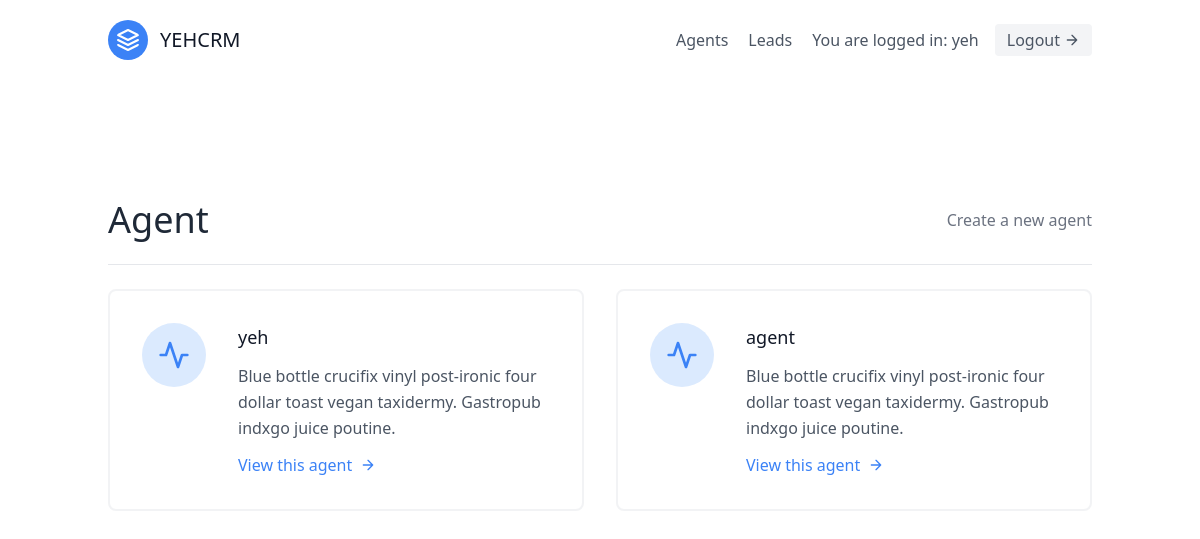
/agents/ (signed in), run on an earlier commit of the app's database.
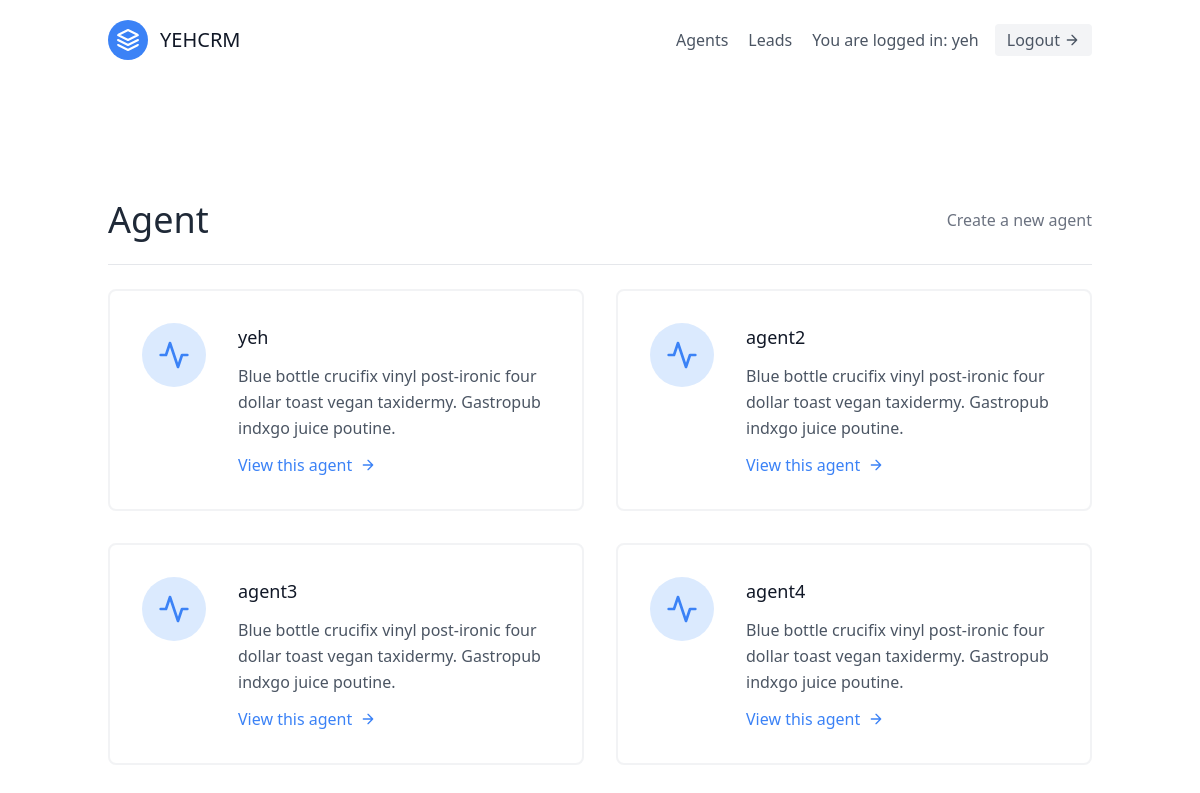
And on a later commit of the database.
### leads/models.py (models this page shows, shortened)
class User(AbstractUser):
    is_organizor = models.BooleanField(default=True)
    is_agent = models.BooleanField(default=False)

class Agent(models.Model):
    user = models.OneToOneField("User",on_delete=models.CASCADE)
    organization = models.ForeignKey(UserProfile,on_delete=models.CASCADE)

### agents/views.py (the view)
# urls.py: path('',AgentListView.as_view(),name='agent-list'),
class AgentListView(OrganizorAndLoginRequiredMixin,generic.ListView):
    template_name = "agents/agent_list.html"
    context_object_name = "agents"
    def get_queryset(self):
        return Agent.objects.all()

### agents/mixins.py (called while the page is built)
    def dispatch(self, request, *args, **kwargs):
        if not request.user.is_authenticated or not request.user.is_organizor:
            return redirect("leads:lead-list")
        return super().dispatch(request, *args, **kwargs)

### agents/templates/agents/agent_list.html (shortened to what this page needs)
{% extends "base.html" %}
{% block content %}
<section class="text-gray-600 body-font">
  <div class="container px-5 py-24 mx-auto flex flex-wrap">
    <div class="w-full mb-6 py-6 flex justify-between items-center border-b border-gray-200">
        <div>
            <h1 class="text-4xl text-gray-800">Agent</h1>
        </div>
        <div>
            <a class="text-gray-500 hover:text-blue-500" href="{% url 'agents:agent-create' %}">Create a new agent</a>
        </div>
    </div>
    <div class="flex flex-wrap -m-4">
        {% for agent in agents %}
        <div class="p-4 lg:w-1/2 md:w-full">
            <div class="flex border-2 rounded-lg border-gray-200 border-opacity-50 p-8 sm:flex-row flex-col">
            <div class="w-16 h-16 sm:mr-8 sm:mb-0 mb-4 inline-flex items-center justify-center rounded-full bg-blue-100 text-blue-500 flex-shrink-0">
                <svg fill="none" stroke="currentColor" stroke-linecap="round" stroke-linejoin="round" stroke-width="2" class="w-8 h-8" viewBox="0 0 24 24">
                <path d="M22 12h-4l-3 9L9 3l-3 9H2"></path>
                </svg>
            </div>
            <div class="flex-grow">
                <h2 class="text-gray-900 text-lg title-font font-medium mb-3">
                    {{ agent.user.username}}
                </h2>
                <p class="leading-relaxed text-base">
                    Blue bottle crucifix vinyl post-ironic four dollar toast vegan taxidermy. Gastropub indxgo juice poutine.
                </p>
                <a class="mt-3 text-blue-500 inline-flex items-center" href="{% url 'agents:agent-detail' agent.pk %}">
                    View this agent
                    <svg fill="none" stroke="currentColor" stroke-linecap="round" stroke-linejoin="round" stroke-width="2" class="w-4 h-4 ml-2" viewBox="0 0 24 24">
                        <path d="M5 12h14M12 5l7 7-7 7"></path>
                    </svg>
                </a>
            </div>
            </div>
        </div>
        {% endfor %}
    </div>
  </div>
</section>
{% endblock content%}

### templates/base.html (shortened to what this page needs)
{% load static %}
<!DOCTYPE html>
<html lang="en">
<head>
    <script src="https://cdn.tailwindcss.com"></script>
    <link href="{% static 'css/style.css' %}" rel="stylesheet"/>
</head>
<body>
    <div class="max-w-7xl mx-auto">
        {% include "navbar.html" %}
        {% block content %}
        {% endblock content %}

### templates/navbar.html (shortened to what this page needs)
<header class="text-gray-600 body-font">
  <div class="container mx-auto flex flex-wrap p-5 flex-col md:flex-row items-center">
    <a class="flex title-font font-medium items-center text-gray-900 mb-4 md:mb-0">
      <svg xmlns="http://www.w3.org/2000/svg" fill="none" stroke="currentColor" stroke-linecap="round" stroke-linejoin="round" stroke-width="2" class="w-10 h-10 text-white p-2 bg-blue-500 rounded-full" viewBox="0 0 24 24">
        <path d="M12 2L2 7l10 5 10-5-10-5zM2 17l10 5 10-5M2 12l10 5 10-5"></path>
      </svg>
      <span class="ml-3 text-xl">YEHCRM</span>
    </a>
    <nav class="md:ml-auto flex flex-wrap items-center text-base justify-center">
        {% if not request.user.is_authenticated %}
          <a href="{% url 'signup' %}" class="mr-5 hover:text-gray-900">Sign up</a>
        {% else %}
          {% if request.user.is_organizor %}
            <a href="{% url 'agents:agent-list' %}" class="mr-5 hover:text-gray-900">Agents</a>
          {% endif %}
          <a href="{% url 'leads:lead-list' %}" class="mr-5 hover:text-gray-900">Leads</a>
        {% endif %}
    </nav>
    {% if request.user.is_authenticated %}
      You are logged in: {{request.user.username}}
      <a href="{% url 'logout' %}" class="ml-4 inline-flex items-center bg-gray-100 border-0 py-1 px-3 focus:outline-none hover:bg-gray-200 rounded text-base mt-4 md:mt-0">
        Logout
        <svg fill="none" stroke="currentColor" stroke-linecap="round" stroke-linejoin="round" stroke-width="2" class="w-4 h-4 ml-1" viewBox="0 0 24 24">
          <path d="M5 12h14M12 5l7 7-7 7"></path>
        </svg>
      </a>
    {% endif %}
  </div>
</header>

What changed in the data, as far as the page shows it:
removed Agent: user.username "agent"
added Agent: user.username "agent2"
added Agent: user.username "agent3"
added Agent: user.username "agent4"
